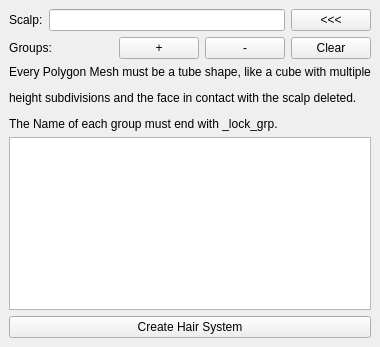
<?xml version="1.0" encoding="UTF-8"?>
<ui version="4.0">
 <class>MainWindow</class>
 <widget class="QMainWindow" name="MainWindow">
  <property name="geometry">
   <rect>
    <x>0</x>
    <y>0</y>
    <width>347</width>
    <height>347</height>
   </rect>
  </property>
  <property name="windowTitle">
   <string>Hair System Creator</string>
  </property>
  <widget class="QWidget" name="centralwidget">
   <layout class="QVBoxLayout" name="verticalLayout">
    <item>
     <layout class="QHBoxLayout" name="horizontalLayout">
      <item>
       <widget class="QLabel" name="label">
        <property name="text">
         <string>Scalp:</string>
        </property>
       </widget>
      </item>
      <item>
       <widget class="QLineEdit" name="scalp_le"/>
      </item>
      <item>
       <widget class="QPushButton" name="insertScalp_btn">
        <property name="text">
         <string>&lt;&lt;&lt;</string>
        </property>
       </widget>
      </item>
     </layout>
    </item>
    <item>
     <layout class="QHBoxLayout" name="horizontalLayout_2">
      <item>
       <widget class="QLabel" name="label_2">
        <property name="text">
         <string>Groups:</string>
        </property>
        <property name="alignment">
         <set>Qt::AlignCenter</set>
        </property>
       </widget>
      </item>
      <item>
       <spacer name="horizontalSpacer">
        <property name="orientation">
         <enum>Qt::Horizontal</enum>
        </property>
        <property name="sizeHint" stdset="0">
         <size>
          <width>40</width>
          <height>20</height>
         </size>
        </property>
       </spacer>
      </item>
      <item>
       <widget class="QPushButton" name="addGroup_btn">
        <property name="text">
         <string>+</string>
        </property>
       </widget>
      </item>
      <item>
       <widget class="QPushButton" name="removeGroup_btn">
        <property name="text">
         <string>-</string>
        </property>
       </widget>
      </item>
      <item>
       <widget class="QPushButton" name="clearGroups_btn">
        <property name="text">
         <string>Clear</string>
        </property>
       </widget>
      </item>
     </layout>
    </item>
    <item>
     <widget class="QLabel" name="label_3">
      <property name="text">
       <string>&lt;html&gt;&lt;head/&gt;&lt;body&gt;&lt;p&gt;Every Polygon Mesh must be a tube shape, like a cube with multiple&lt;/p&gt;&lt;p&gt;height subdivisions and the face in contact with the scalp deleted.&lt;/p&gt;&lt;p&gt;The Name of each group must end with _lock_grp.&lt;/p&gt;&lt;/body&gt;&lt;/html&gt;</string>
      </property>
     </widget>
    </item>
    <item>
     <widget class="QListWidget" name="groups_lw"/>
    </item>
    <item>
     <widget class="QPushButton" name="create_btn">
      <property name="text">
       <string>Create Hair System</string>
      </property>
     </widget>
    </item>
   </layout>
  </widget>
 </widget>
 <resources/>
 <connections/>
</ui>
